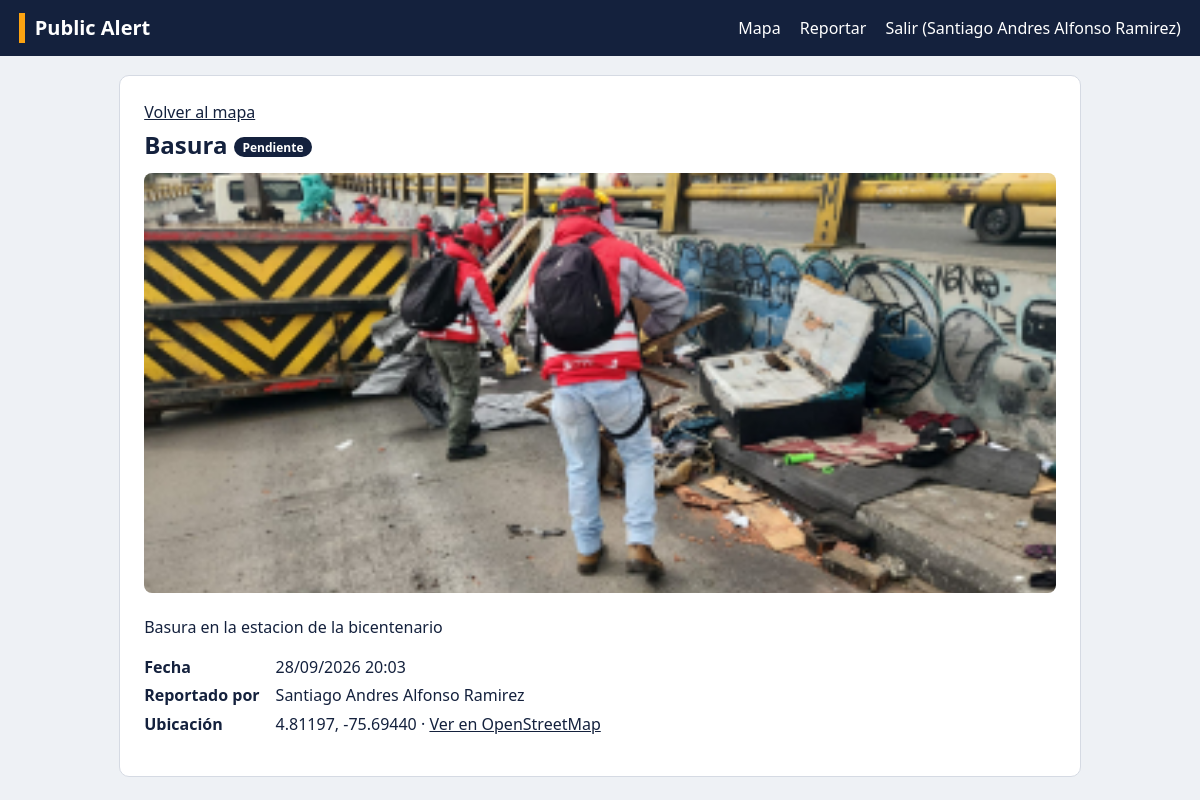
The page /reporte/1 (signed in) on the database its author committed.
### models.py (models this page shows)
class Usuario(UserMixin, db.Model):
    id = db.Column(db.Integer, primary_key=True)
    nombre = db.Column(db.String(80), nullable=False)
    email = db.Column(db.String(120), unique=True, nullable=False)
    password_hash = db.Column(db.String(255), nullable=False)
    reportes = db.relationship("Reporte", backref="autor", lazy=True)

class Reporte(db.Model):
    id = db.Column(db.Integer, primary_key=True)
    categoria = db.Column(db.String(30), nullable=False)
    descripcion = db.Column(db.Text, nullable=False)
    foto = db.Column(db.String(255), nullable=False)      # nombre del archivo en static/uploads
    latitud = db.Column(db.Float, nullable=False)          # UbicacionGPS
    longitud = db.Column(db.Float, nullable=False)
    estado = db.Column(db.String(20), default="Pendiente", nullable=False)
    fecha = db.Column(db.DateTime, default=datetime.now, nullable=False)
    usuario_id = db.Column(db.Integer, db.ForeignKey("usuario.id"), nullable=False)

### app.py (the view)
@app.route("/reporte/<int:id>")
@login_required
def detalle(id):
    reporte = db.session.get(Reporte, id) or abort(404)
    return render_template("detalle.html", r=reporte)

### app.py (called while the page is built)
@login_manager.user_loader
def cargar_usuario(user_id):
    return db.session.get(Usuario, int(user_id))

### templates/detalle.html (shortened to what this page needs)
{% extends "base.html" %}
{% block contenido %}
<section class="tarjeta">
  <a href="{{ url_for('mapa') }}">Volver al mapa</a>
  <h1>{{ r.categoria }} <span class="estado">{{ r.estado }}</span></h1>
  <img class="foto" src="{{ url_for('static', filename='uploads/' + r.foto) }}" alt="Evidencia de {{ r.categoria }}">
  <p>{{ r.descripcion }}</p>
  <dl>
    <dt>Fecha</dt><dd>{{ r.fecha.strftime('%d/%m/%Y %H:%M') }}</dd>
    <dt>Reportado por</dt><dd>{{ r.autor.nombre }}</dd>
    <dt>Ubicación</dt><dd>{{ '%.5f'|format(r.latitud) }}, {{ '%.5f'|format(r.longitud) }}
      · <a href="https://www.openstreetmap.org/?mlat={{ r.latitud }}&mlon={{ r.longitud }}#map=18/{{ r.latitud }}/{{ r.longitud }}" target="_blank" rel="noopener">Ver en OpenStreetMap</a></dd>
  </dl>
</section>
{% endblock %}

### templates/base.html (shortened to what this page needs)
<!doctype html>
<html lang="es">
<head>
  <link rel="stylesheet" href="{{ url_for('static', filename='style.css') }}">
</head>
<body>
  <header class="barra">
    <a class="marca" href="{{ url_for('inicio') }}">Public Alert</a>
    {% if current_user.is_authenticated %}
    <nav>
      <a href="{{ url_for('mapa') }}">Mapa</a>
      <a href="{{ url_for('reportar') }}">Reportar</a>
      <a href="{{ url_for('logout') }}">Salir ({{ current_user.nombre }})</a>
    </nav>
    {% endif %}
  </header>
  <main class="contenedor">
    {% block contenido %}{% endblock %}
  </main>
</body>
</html>

### static/style.css (style rules this page uses)
:root { --tinta:#14213d;--senal:#fca311;--fondo:#eef1f5;--blanco:#fff;--borde:#d5dae3;--ok:#1b7f4b;--error:#b3261e }
* { box-sizing:border-box }
body { margin:0;background:var(--fondo);color:var(--tinta);font:16px/1.5 "Segoe UI",system-ui,sans-serif }
a { color:var(--tinta) }
.barra { display:flex;justify-content:space-between;align-items:center;flex-wrap:wrap;gap:.5rem;background:var(--tinta);padding:.8rem 1.2rem }
.barra a { color:#fff;text-decoration:none }
.marca { font-weight:800;font-size:1.25rem;border-left:6px solid var(--senal);padding-left:.6rem }
.barra nav { display:flex;gap:1.2rem }
.contenedor { max-width:1000px;margin:0 auto;padding:1.2rem }
.tarjeta { background:var(--blanco);border:1px solid var(--borde);border-radius:10px;padding:1.5rem }
h1 { font-size:1.5rem;margin:.2rem 0 .6rem }
.estado { background:var(--tinta);color:#fff;font-size:.75rem;font-weight:600;padding:.1rem .55rem;border-radius:20px;vertical-align:middle }
.foto { width:100%;max-height:420px;object-fit:cover;border-radius:8px }
dl { display:grid;grid-template-columns:max-content 1fr;gap:.3rem 1rem }
dt { font-weight:700 }
dd { margin:0 }

### rows shown on the page
Usuario: nombre "Santiago Andres Alfonso Ramirez", autor.nombre "Santiago Andres Alfonso Ramirez"
Reporte: categoria "Basura", estado "Pendiente", foto (picture), descripcion "Basura en la estacion de la bicentenario", fecha "28/09/2026 20:03", latitud "4.81197", longitud "-75.69440"
